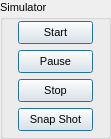
   <widget class="QGroupBox" name="groupBox_2">
    <property name="geometry">
     <rect>
      <x>120</x>
      <y>4</y>
      <width>111</width>
      <height>139</height>
     </rect>
    </property>
    <property name="font">
     <font>
      <pointsize>8</pointsize>
     </font>
    </property>
    <property name="title">
     <string>Simulator</string>
    </property>
    <widget class="QPushButton" name="startButton">
     <property name="geometry">
      <rect>
       <x>18</x>
       <y>21</y>
       <width>75</width>
       <height>23</height>
      </rect>
     </property>
     <property name="sizePolicy">
      <sizepolicy hsizetype="Maximum" vsizetype="Fixed">
       <horstretch>0</horstretch>
       <verstretch>0</verstretch>
      </sizepolicy>
     </property>
     <property name="mouseTracking">
      <bool>true</bool>
     </property>
     <property name="toolTip">
      <string/>
     </property>
     <property name="toolTipDuration">
      <number>-1</number>
     </property>
     <property name="styleSheet">
      <string notr="true">font: 8pt &quot;Arial&quot;;</string>
     </property>
     <property name="text">
      <string>Start</string>
     </property>
     <property name="checkable">
      <bool>false</bool>
     </property>
     <property name="autoDefault">
      <bool>false</bool>
     </property>
     <property name="default">
      <bool>true</bool>
     </property>
    </widget>
    <widget class="QPushButton" name="pauseButton">
     <property name="geometry">
      <rect>
       <x>18</x>
       <y>50</y>
       <width>75</width>
       <height>23</height>
      </rect>
     </property>
     <property name="sizePolicy">
      <sizepolicy hsizetype="Maximum" vsizetype="Fixed">
       <horstretch>0</horstretch>
       <verstretch>0</verstretch>
      </sizepolicy>
     </property>
     <property name="styleSheet">
      <string notr="true">font: 8pt &quot;Arial&quot;;</string>
     </property>
     <property name="text">
      <string>Pause</string>
     </property>
     <property name="checkable">
      <bool>false</bool>
     </property>
     <property name="autoDefault">
      <bool>false</bool>
     </property>
     <property name="default">
      <bool>true</bool>
     </property>
    </widget>
    <widget class="QPushButton" name="stopButton">
     <property name="geometry">
      <rect>
       <x>18</x>
       <y>79</y>
       <width>75</width>
       <height>23</height>
      </rect>
     </property>
     <property name="sizePolicy">
      <sizepolicy hsizetype="Maximum" vsizetype="Fixed">
       <horstretch>0</horstretch>
       <verstretch>0</verstretch>
      </sizepolicy>
     </property>
     <property name="styleSheet">
      <string notr="true">font: 8pt &quot;Arial&quot;;</string>
     </property>
     <property name="text">
      <string>Stop</string>
     </property>
     <property name="checkable">
      <bool>false</bool>
     </property>
     <property name="autoDefault">
      <bool>false</bool>
     </property>
     <property name="default">
      <bool>true</bool>
     </property>
    </widget>
    <widget class="QPushButton" name="snapshotButton">
     <property name="geometry">
      <rect>
       <x>18</x>
       <y>108</y>
       <width>75</width>
       <height>23</height>
      </rect>
     </property>
     <property name="sizePolicy">
      <sizepolicy hsizetype="Maximum" vsizetype="Fixed">
       <horstretch>0</horstretch>
       <verstretch>0</verstretch>
      </sizepolicy>
     </property>
     <property name="styleSheet">
      <string notr="true">font: 8pt &quot;Arial&quot;;</string>
     </property>
     <property name="text">
      <string>Snap Shot</string>
     </property>
     <property name="checkable">
      <bool>false</bool>
     </property>
     <property name="autoDefault">
      <bool>false</bool>
     </property>
     <property name="default">
      <bool>true</bool>
     </property>
    </widget>
   </widget>
